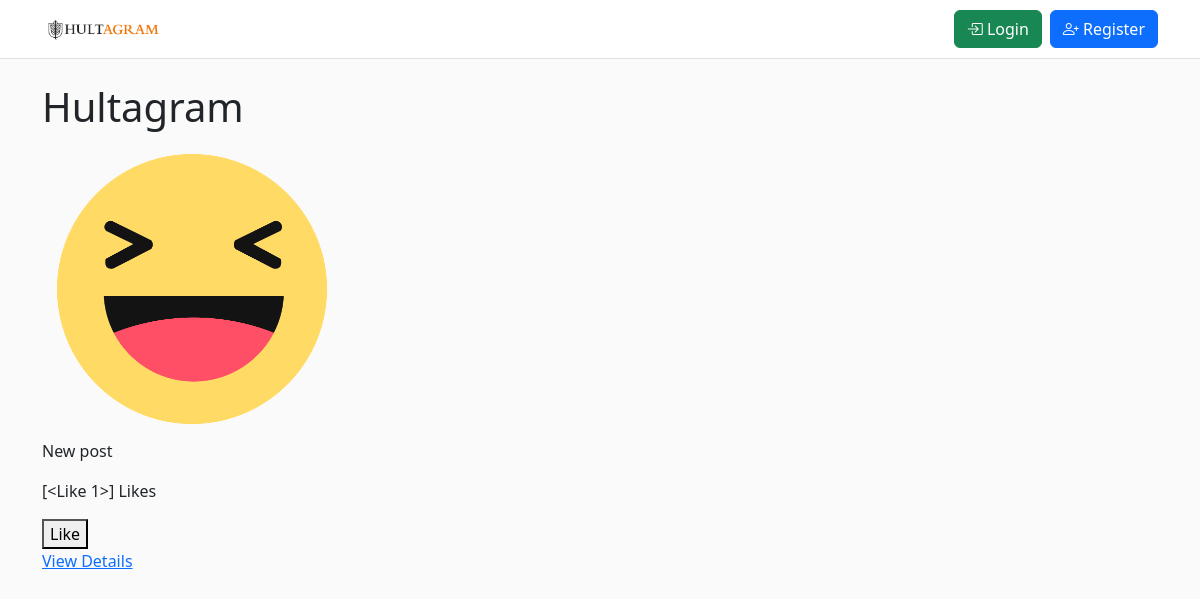
The page / on the database its author committed.
### models.py (models this page shows, shortened)
class Post(db.Model):
    id = db.Column(db.Integer, primary_key=True)
    user_id = db.Column(db.Integer, db.ForeignKey('user.id'), nullable=False)
    image_filename = db.Column(db.String(255), nullable=False)
    caption = db.Column(db.Text, nullable=True)
    created_at = db.Column(db.DateTime, default=datetime.utcnow)
    user = db.relationship('User', backref=db.backref('posts', lazy=True))
    likes = db.relationship('Like', backref='post', lazy=True, cascade="all, delete-orphan")

### app.py (the view)
@app.route('/')
def index():
    posts = Post.query.order_by(Post.created_at.desc()).all()
    return render_template('index.html', posts=posts)

### templates/index.html
{% extends 'base.html' %}
{% block content %}
    <h1>Hultagram</h1>
    {% for post in posts %}
        <div>
            <img src="{{ url_for('static', filename='uploads/' + post.image_filename) }}" width="300px">
            <p>{{ post.caption }}</p>
            <p>{{ post.likes }} Likes</p>
            <form action="{{ url_for('like_post', post_id=post.id) }}" method="POST">
                <button type="submit">Like</button>
            </form>
            <a href="{{ url_for('post_detail', post_id=post.id) }}">View Details</a>
        </div>
    {% endfor %}
{% endblock %}

### static/style.css (style rules this page uses)
body { background-color: #fafafa; }

### rows shown on the page
Post: image_filename (picture), caption "New post", likes "[<Like 1>]"
